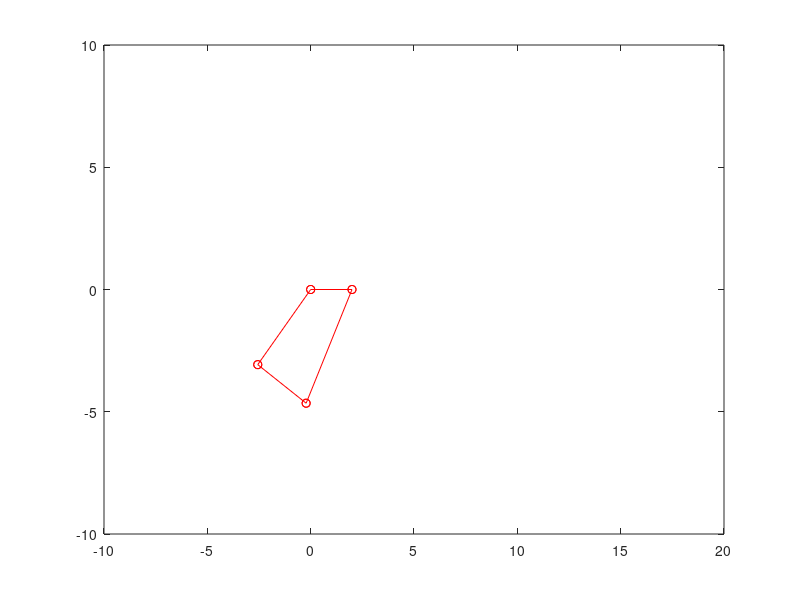

Source code (MATLAB):
for th=3:0.1:48;
    a=4; c=1.2;
    d=2.0; b=1.5;
    AC=sqrt(a^2+d^2-2*a*d*cos(th));
    th1=acos((d^2+(AC^2)-a^2)/(2*d*AC));
    th2=acos(((AC^2)+b^2-c^2)/(2*AC*b));
    th3=(th2-th1);
    plot([0 a*cos(th)], [0 a*sin(th)],'ro-');hold on;
    plot([a*cos(th) a*cos(th)+b*cos(th3)], [a*sin(th) a*sin(th)+b*sin(th3)], 'ro-'); hold on;
    plot([0 d], [0 0], 'ro-'); hold on;
    plot([d a*cos(th)+b*cos(th3)], [0 a*sin(th)+b*sin(th3)], 'ro-');hold off;
    axis([-10 20 -10 10]);
    pause(0.1);
 end